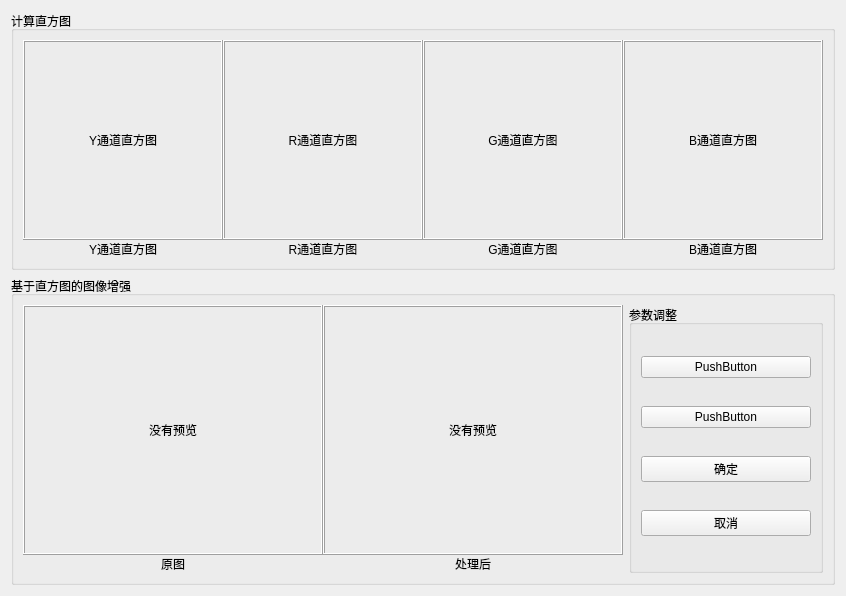
<?xml version="1.0" encoding="UTF-8"?>
<ui version="4.0">
 <class>ui_subwidget_histogram</class>
 <widget class="QWidget" name="ui_subwidget_histogram">
  <property name="enabled">
   <bool>true</bool>
  </property>
  <property name="geometry">
   <rect>
    <x>0</x>
    <y>0</y>
    <width>840</width>
    <height>588</height>
   </rect>
  </property>
  <property name="windowTitle">
   <string>直方图处理模块</string>
  </property>
  <layout class="QVBoxLayout" name="verticalLayout">
   <item>
    <widget class="QGroupBox" name="groupBox">
     <property name="maximumSize">
      <size>
       <width>16777215</width>
       <height>280</height>
      </size>
     </property>
     <property name="title">
      <string>计算直方图</string>
     </property>
     <property name="flat">
      <bool>false</bool>
     </property>
     <property name="checkable">
      <bool>false</bool>
     </property>
     <layout class="QVBoxLayout" name="verticalLayout_2" stretch="1,0">
      <property name="spacing">
       <number>0</number>
      </property>
      <item>
       <layout class="QHBoxLayout" name="horizontalLayout_2">
        <property name="spacing">
         <number>0</number>
        </property>
        <item>
         <widget class="QLabel" name="label_y_channel_hist">
          <property name="minimumSize">
           <size>
            <width>200</width>
            <height>200</height>
           </size>
          </property>
          <property name="frameShape">
           <enum>QFrame::Box</enum>
          </property>
          <property name="frameShadow">
           <enum>QFrame::Raised</enum>
          </property>
          <property name="text">
           <string>Y通道直方图</string>
          </property>
          <property name="alignment">
           <set>Qt::AlignCenter</set>
          </property>
         </widget>
        </item>
        <item>
         <widget class="QLabel" name="label_r_channel_hist">
          <property name="minimumSize">
           <size>
            <width>200</width>
            <height>200</height>
           </size>
          </property>
          <property name="frameShape">
           <enum>QFrame::Box</enum>
          </property>
          <property name="frameShadow">
           <enum>QFrame::Raised</enum>
          </property>
          <property name="text">
           <string>R通道直方图</string>
          </property>
          <property name="alignment">
           <set>Qt::AlignCenter</set>
          </property>
         </widget>
        </item>
        <item>
         <widget class="QLabel" name="label_g_channel_hist">
          <property name="minimumSize">
           <size>
            <width>200</width>
            <height>200</height>
           </size>
          </property>
          <property name="frameShape">
           <enum>QFrame::Box</enum>
          </property>
          <property name="frameShadow">
           <enum>QFrame::Raised</enum>
          </property>
          <property name="text">
           <string>G通道直方图</string>
          </property>
          <property name="alignment">
           <set>Qt::AlignCenter</set>
          </property>
         </widget>
        </item>
        <item>
         <widget class="QLabel" name="label_b_channel_hist">
          <property name="minimumSize">
           <size>
            <width>200</width>
            <height>200</height>
           </size>
          </property>
          <property name="frameShape">
           <enum>QFrame::Box</enum>
          </property>
          <property name="frameShadow">
           <enum>QFrame::Raised</enum>
          </property>
          <property name="text">
           <string>B通道直方图</string>
          </property>
          <property name="alignment">
           <set>Qt::AlignCenter</set>
          </property>
         </widget>
        </item>
       </layout>
      </item>
      <item>
       <layout class="QHBoxLayout" name="horizontalLayout_3">
        <item>
         <widget class="QLabel" name="label_7">
          <property name="maximumSize">
           <size>
            <width>16777215</width>
            <height>30</height>
           </size>
          </property>
          <property name="text">
           <string>Y通道直方图</string>
          </property>
          <property name="alignment">
           <set>Qt::AlignCenter</set>
          </property>
         </widget>
        </item>
        <item>
         <widget class="QLabel" name="label_9">
          <property name="maximumSize">
           <size>
            <width>16777215</width>
            <height>30</height>
           </size>
          </property>
          <property name="text">
           <string>R通道直方图</string>
          </property>
          <property name="alignment">
           <set>Qt::AlignCenter</set>
          </property>
         </widget>
        </item>
        <item>
         <widget class="QLabel" name="label_8">
          <property name="maximumSize">
           <size>
            <width>16777215</width>
            <height>30</height>
           </size>
          </property>
          <property name="text">
           <string>G通道直方图</string>
          </property>
          <property name="alignment">
           <set>Qt::AlignCenter</set>
          </property>
         </widget>
        </item>
        <item>
         <widget class="QLabel" name="label_6">
          <property name="maximumSize">
           <size>
            <width>16777215</width>
            <height>30</height>
           </size>
          </property>
          <property name="text">
           <string>B通道直方图</string>
          </property>
          <property name="alignment">
           <set>Qt::AlignCenter</set>
          </property>
         </widget>
        </item>
       </layout>
      </item>
     </layout>
    </widget>
   </item>
   <item>
    <widget class="QGroupBox" name="groupBox_2">
     <property name="title">
      <string>基于直方图的图像增强</string>
     </property>
     <layout class="QHBoxLayout" name="horizontalLayout_4">
      <item>
       <layout class="QVBoxLayout" name="verticalLayout_3" stretch="1,0">
        <property name="spacing">
         <number>0</number>
        </property>
        <item>
         <layout class="QHBoxLayout" name="horizontalLayout_5">
          <property name="spacing">
           <number>0</number>
          </property>
          <item>
           <widget class="QLabel" name="label_original_image">
            <property name="minimumSize">
             <size>
              <width>300</width>
              <height>250</height>
             </size>
            </property>
            <property name="frameShape">
             <enum>QFrame::Box</enum>
            </property>
            <property name="frameShadow">
             <enum>QFrame::Raised</enum>
            </property>
            <property name="text">
             <string>没有预览</string>
            </property>
            <property name="alignment">
             <set>Qt::AlignCenter</set>
            </property>
           </widget>
          </item>
          <item>
           <widget class="QLabel" name="label_processed_image">
            <property name="minimumSize">
             <size>
              <width>300</width>
              <height>250</height>
             </size>
            </property>
            <property name="frameShape">
             <enum>QFrame::Box</enum>
            </property>
            <property name="frameShadow">
             <enum>QFrame::Raised</enum>
            </property>
            <property name="text">
             <string>没有预览</string>
            </property>
            <property name="alignment">
             <set>Qt::AlignCenter</set>
            </property>
           </widget>
          </item>
         </layout>
        </item>
        <item>
         <layout class="QHBoxLayout" name="horizontalLayout_6">
          <item>
           <widget class="QLabel" name="label_10">
            <property name="text">
             <string>原图</string>
            </property>
            <property name="alignment">
             <set>Qt::AlignCenter</set>
            </property>
           </widget>
          </item>
          <item>
           <widget class="QLabel" name="label">
            <property name="text">
             <string>处理后</string>
            </property>
            <property name="alignment">
             <set>Qt::AlignCenter</set>
            </property>
           </widget>
          </item>
         </layout>
        </item>
       </layout>
      </item>
      <item>
       <widget class="QGroupBox" name="groupBox_3">
        <property name="title">
         <string>参数调整</string>
        </property>
        <layout class="QVBoxLayout" name="verticalLayout_4">
         <item>
          <widget class="QPushButton" name="pushButton">
           <property name="text">
            <string>PushButton</string>
           </property>
          </widget>
         </item>
         <item>
          <widget class="QPushButton" name="pushButton_2">
           <property name="text">
            <string>PushButton</string>
           </property>
          </widget>
         </item>
         <item>
          <widget class="QPushButton" name="pushButton_3">
           <property name="text">
            <string>确定</string>
           </property>
          </widget>
         </item>
         <item>
          <widget class="QPushButton" name="pushButton_4">
           <property name="text">
            <string>取消</string>
           </property>
          </widget>
         </item>
        </layout>
       </widget>
      </item>
     </layout>
    </widget>
   </item>
  </layout>
 </widget>
 <resources/>
 <connections/>
</ui>
